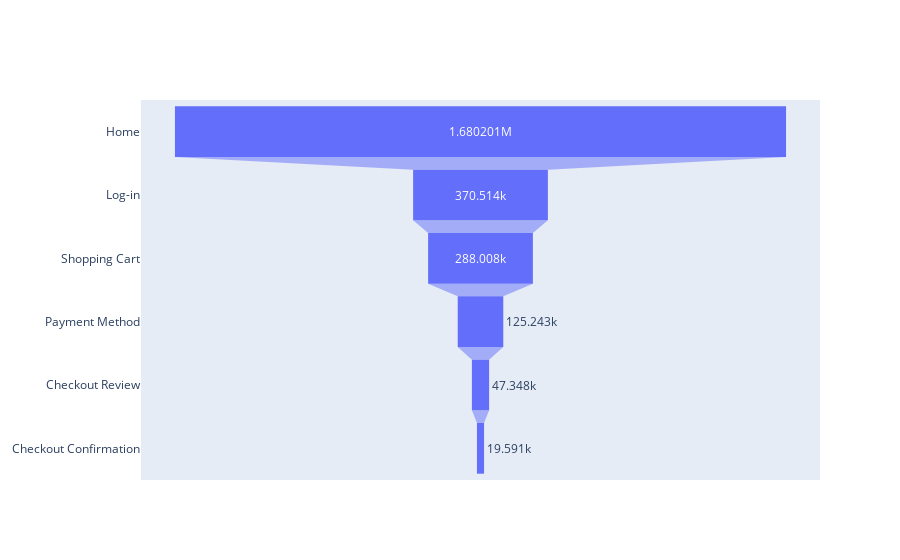

The cell this chart's notebook holds for it:
### Code cell
# 비구매
get_time(nobuy, '비구매')
session_num(nobuy, '비구매')
add_cart_num(nobuy, '비구매')
get_cart_and_payment_time(nobuy, '비구매')
landing_page(nobuy, '비구매')
closing_page(nobuy, '비구매')
get_hour_and_day(nobuy, '비구매')
get_funnel(nobuy, '비구매')

### Figure 1 — Plotly figure (JSON) as saved in the notebook; plotly's stock layout.template omitted (floating-point values rounded to 4 significant figures)
{"data": [{"type": "funnel", "x": [1680201, 370514, 288008, 125243, 47348, 19591], "y": ["Home", "Log-in", "Shopping Cart", "Payment Method", "Checkout Review", "Checkout Confirmation"]}], "layout": {}}
